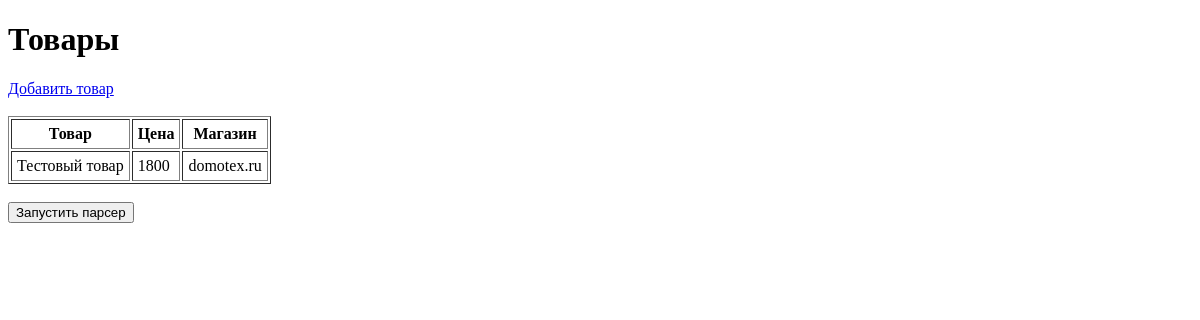
Before: / with the older database file.
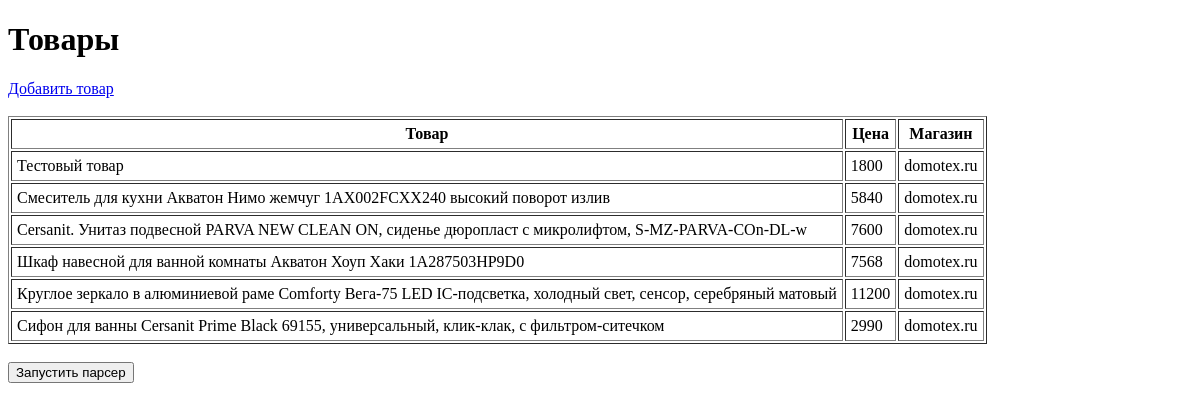
After: the same page with the newer database file.
### models.py (models this page shows)
class Product(db.Model):
    __tablename__ = "products"
    id = db.Column(db.Integer, primary_key=True)
    name = db.Column(db.String(255), nullable=False)

class PriceLog(db.Model):
    __tablename__ = "price_logs"
    id = db.Column(db.Integer, primary_key=True)
    product_id = db.Column(db.Integer, db.ForeignKey("products.id"), nullable=False)
    shop = db.Column(db.String(100), nullable=False)
    price = db.Column(db.Integer, nullable=False)
    parsed_at = db.Column(db.DateTime, default=datetime.utcnow)

### app.py (the view)
@app.route("/")
def index():
    items = []
    products = Product.query.all()
    for p in products:
        price = (
            PriceLog.query
            .filter_by(product_id=p.id)
            .order_by(PriceLog.price.asc())
            .first()
        )
        items.append({
            "name": p.name,
            "price": price.price if price else None,
            "shop": price.shop if price else None
        })
    return render_template("index.html", items=items)

### templates/index.html (shortened to what this page needs)
<!DOCTYPE html>
<html lang="ru">
<head>
</head>
<body>
<h1>Товары</h1>
<a href="/add">Добавить товар</a>
<br><br>
<table border="1" cellpadding="5">
    <tr>
        <th>Товар</th>
        <th>Цена</th>
        <th>Магазин</th>
    </tr>
    {% for item in items %}
    <tr>
        <td>{{ item.name }}</td>
        <td>{{ item.price or "—" }}</td>
        <td>{{ item.shop or "—" }}</td>
    </tr>
    {% endfor %}
</table>
<br>
<form method="post" action="/run">
    <button type="submit">Запустить парсер</button>
</form>
</body>
</html>

Changed rows visible on the page:
added Product: name "Смеситель для кухни Акватон Нимо жемчуг 1AX002FCXX240 высокий поворот излив"
added PriceLog: price "5840", shop "domotex.ru"
added Product: name "Cersanit. Унитаз подвесной PARVA NEW CLEAN ON, сиденье дюропласт с микролифтом, S-MZ-PARVA-COn-DL-w"
added PriceLog: price "7600", shop "domotex.ru"
added Product: name "Шкаф навесной для ванной комнаты Акватон Хоуп Хаки 1A287503HP9D0"
added PriceLog: price "7568", shop "domotex.ru"
added Product: name "Круглое зеркало в алюминиевой раме Comforty Вега-75 LED IC-подсветка, холодный свет, сенсор, серебряный матовый"
added PriceLog: price "11200", shop "domotex.ru"
added Product: name "Сифон для ванны Cersanit Prime Black 69155, универсальный, клик-клак, с фильтром-ситечком"
added PriceLog: price "2990", shop "domotex.ru"
